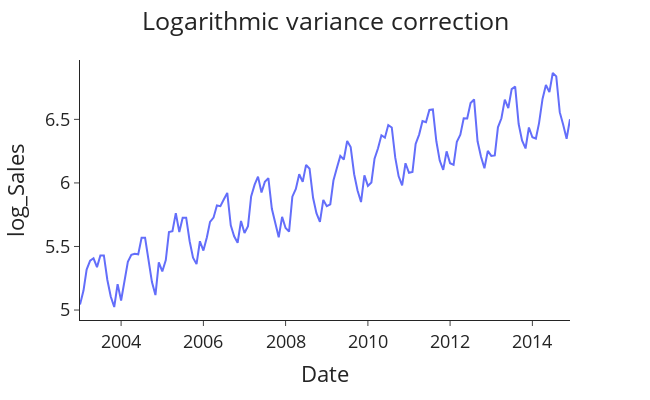

Source (notebook cell):
### Code cell
plotting('Logarithmic variance correction',database,'Month-Year','Number_Trucks_Sold_Log','Date','log_Sales')

### Figure 1 — Plotly figure (JSON) as saved in the notebook; plotly's stock layout.template omitted (floating-point values rounded to 4 significant figures; data arrays with more than 128 entries replaced by an {"elided": "..."} marker saying what was removed)
{"data": [{"hovertemplate": "Date=%{x}<br>log_Sales=%{y}<extra></extra>", "legendgroup": "", "line": {"color": "#636efa", "dash": "solid"}, "marker": {"symbol": "circle"}, "mode": "lines", "name": "", "orientation": "v", "showlegend": false, "type": "scatter", "x": {"elided": "144 str values"}, "xaxis": "x", "y": {"elided": "144 float values"}, "yaxis": "y"}], "layout": {"font": {"size": 18}, "height": 400, "legend": {"tracegroupgap": 0}, "margin": {"t": 60}, "title": {"text": "Logarithmic variance correction", "x": 0.5}, "width": 650, "xaxis": {"anchor": "y", "autorange": true, "domain": [0, 1], "range": ["2003-01-01", "2014-12-01"], "title": {"text": "Date"}, "type": "date"}, "yaxis": {"anchor": "x", "autorange": true, "domain": [0, 1], "range": [4.922, 6.967], "title": {"text": "log_Sales"}, "type": "linear"}}}
